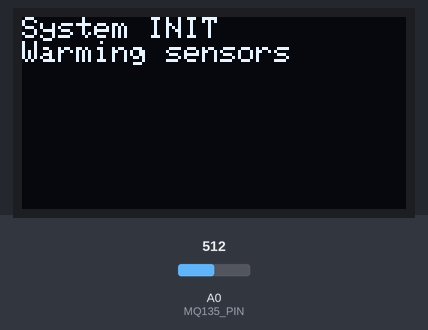
A sketch run on a simulated ESP8266 (NodeMCU). On the bench: 128×64 one-colour display. The test bench sets the inputs (shaded band); at power-on: A0 (MQ135_PIN) = 512. WiFi joins after 1.5 s; servers stay silent unless stated; what the sketch prints to the serial monitor is not drawn.

Above: at 1.7 s.
At 62.1 s:
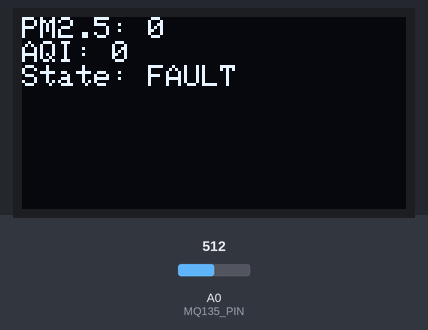

Measured:
- what the display in image 0 shows lasts 60.5 s, from 1.6 s to 62.1 s

The sketch:

esp8266_thingspeak_aqi_logger.ino
```cpp
#include <ESP8266WiFi.h>
#include <WiFiClient.h>
#include <ThingSpeak.h>

#include <Wire.h>
#include <Adafruit_GFX.h>
#include <Adafruit_SSD1306.h>
#include <SoftwareSerial.h>

// ---------- WiFi ----------
const char* ssid = "botX";
const char* password = "qwertyuiop98765";

// ---------- ThingSpeak ----------
WiFiClient client;
unsigned long channelID = 3239920;
const char* writeAPIKey = "PGMQWWDFRVW9914D";

// ---------- OLED ----------
#define SCREEN_WIDTH 128
#define SCREEN_HEIGHT 64
Adafruit_SSD1306 display(SCREEN_WIDTH, SCREEN_HEIGHT, &Wire, -1);

// ---------- MQ135 ----------
#define MQ135_PIN A0

// ---------- PMS5003 ----------
SoftwareSerial pmsSerial(D6, D7); // RX, TX
uint16_t pm1 = 0, pm25 = 0, pm10 = 0;

// ---------- AQI ----------
int calcAQI_PM25(float pm) {
  float C = pm;
  int aqi;

  if (C <= 12.0) aqi = (50.0 / 12.0) * C;
  else if (C <= 35.4) aqi = ((100 - 51) / (35.4 - 12.1)) * (C - 12.1) + 51;
  else if (C <= 55.4) aqi = ((150 - 101) / (55.4 - 35.5)) * (C - 35.5) + 101;
  else if (C <= 150.4) aqi = ((200 - 151) / (150.4 - 55.5)) * (C - 55.5) + 151;
  else if (C <= 250.4) aqi = ((300 - 201) / (250.4 - 150.5)) * (C - 150.5) + 201;
  else if (C <= 500.4) aqi = ((500 - 301) / (500.4 - 250.5)) * (C - 250.5) + 301;
  else aqi = 500;

  return aqi;
}

String aqiCategory(int aqi) {
  if (aqi <= 50) return "Good";
  if (aqi <= 100) return "Moderate";
  if (aqi <= 150) return "USG";
  if (aqi <= 200) return "Unhealthy";
  if (aqi <= 300) return "V.Unhealthy";
  return "Hazardous";
}

// ---------- System State ----------
typedef enum {
  STATE_INIT = 0,
  STATE_GOOD,
  STATE_MODERATE,
  STATE_UNHEALTHY,
  STATE_HAZARDOUS,
  STATE_FAULT
} system_state_t;

system_state_t currentState = STATE_INIT;

// ---------- Filtering ----------
float pm25Filtered = 0;
const float alpha = 0.3;   // EMA smoothing factor


// ✅ Non-blocking safer PMS read
bool readPMS() {
  while (pmsSerial.available()) {
    if (pmsSerial.peek() == 0x42) {
      if (pmsSerial.available() < 32) return false;

      uint8_t start1 = pmsSerial.read();
      uint8_t start2 = pmsSerial.read();
      if (start1 != 0x42 || start2 != 0x4D) continue;

      uint8_t buffer[30];
      buffer[0] = start1;
      buffer[1] = start2;

      for (int i = 2; i < 30; i++) buffer[i] = pmsSerial.read();

      pm1  = (buffer[10] << 8) | buffer[11];
      pm25 = (buffer[12] << 8) | buffer[13];
      pm10 = (buffer[14] << 8) | buffer[15];

      return true;
    } else {
      pmsSerial.read();
    }
  }
  return false;
}

system_state_t getSystemState(int aqi, bool fault) {

  if (fault) return STATE_FAULT;

  if (aqi <= 50) return STATE_GOOD;
  if (aqi <= 100) return STATE_MODERATE;
  if (aqi <= 200) return STATE_UNHEALTHY;
  return STATE_HAZARDOUS;
}


unsigned long lastSend = 0;

void setup() {
  Serial.begin(9600);
  pmsSerial.begin(9600);

  // OLED
  display.begin(SSD1306_SWITCHCAPVCC, 0x3C);
  display.clearDisplay();
  display.setTextSize(1);
  display.setTextColor(SSD1306_WHITE);

  // WiFi
  WiFi.begin(ssid, password);
  display.setCursor(0, 0);
  display.println("Connecting WiFi...");
  display.display();

  while (WiFi.status() != WL_CONNECTED) {
    delay(500);
    Serial.print(".");
  }

  Serial.println("\nWiFi Connected!");
  Serial.println(WiFi.localIP());

  ThingSpeak.begin(client);

  display.clearDisplay();
  display.setCursor(0, 0);
  display.println("WiFi Connected!");
  display.print("IP: ");
  display.println(WiFi.localIP());
  display.display();
}

void loop() {

  // ---------- INIT / Warm-up ----------
  static unsigned long bootTime = 0;
  if (bootTime == 0) {
    bootTime = millis();
  }

  if (millis() - bootTime < 60000) {   // 60 sec warm-up
    currentState = STATE_INIT;

    display.clearDisplay();
    display.setCursor(0, 0);
    display.println("System INIT");
    display.println("Warming sensors");
    display.display();

    delay(500);
    return;   // exit loop during warm-up
  }

  // ---------- Sensor Read ----------
  bool sensorFault = false;

  bool pmsOk = readPMS();
  if (!pmsOk) {
    sensorFault = true;
  }

  if (pm25 < 0 || pm25 > 1000) sensorFault = true;
  if (pm10 < 0 || pm10 > 1000) sensorFault = true;

  int gasRaw = analogRead(MQ135_PIN);

  // ---------- Filtering + AQI ----------
  pm25Filtered = alpha * pm25 + (1 - alpha) * pm25Filtered;
  int aqi = calcAQI_PM25(pm25Filtered);

  // ---------- State Update ----------
  currentState = getSystemState(aqi, sensorFault);

  // ---------- OLED ----------
  display.clearDisplay();
  display.setCursor(0, 0);

  display.print("PM2.5: ");
  display.println(pm25);

  display.print("AQI: ");
  display.println(aqi);

  display.print("State: ");
  switch (currentState) {
    case STATE_GOOD: display.println("GOOD"); break;
    case STATE_MODERATE: display.println("MODERATE"); break;
    case STATE_UNHEALTHY: display.println("UNHEALTHY"); break;
    case STATE_HAZARDOUS: display.println("HAZARDOUS"); break;
    case STATE_FAULT: display.println("FAULT"); break;
    case STATE_INIT: display.println("INIT"); break;
  }

  display.display();

  // ---------- ThingSpeak ----------
  if (millis() - lastSend > 15000) {
    lastSend = millis();

    ThingSpeak.setField(1, pm1);
    ThingSpeak.setField(2, pm25);
    ThingSpeak.setField(3, pm10);
    ThingSpeak.setField(4, aqi);
    ThingSpeak.setField(5, gasRaw);
    ThingSpeak.setField(6, currentState);

    int status = ThingSpeak.writeFields(channelID, writeAPIKey);
    Serial.print("ThingSpeak status: ");
    Serial.println(status);
  }

  delay(300);
}
```
